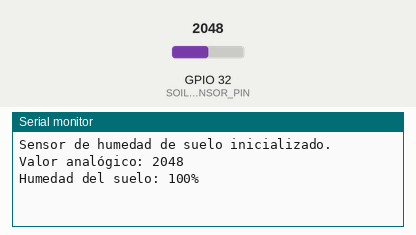
Recording of a sketch running on a simulated ESP32. Shown: the last lines printed to the serial monitor. The inputs (shaded band) are chosen by the test bench; at power-on: GPIO 32 (SOIL_SENSOR_PIN) = 2048.

Above: at 2.2 s.
2.3 s: GPIO 32 (SOIL_SENSOR_PIN) set to 2866
At 2.3 s:
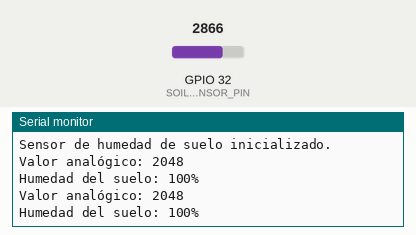
3.8 s: GPIO 32 (SOIL_SENSOR_PIN) set to 3603
At 5.3 s:
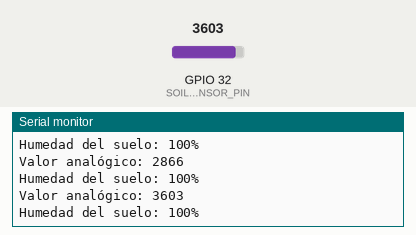
Timing chart, 0 to 6.8 s (numbered marks = the images above; inputs shaded):
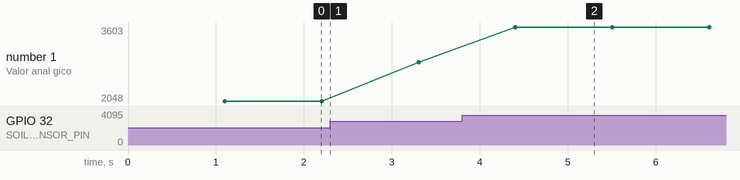

Measured:
- after the input at 3.8 s, the serial monitor: prints a new line after 0.61 s (image 2)
- plotted number 1: 2048 → 2866 after the input at 2.3 s, 2866 → 3603 after the input at 3.8 s

The sketch:

ESP32_TV_Humedad_en_Tierra.ino
```cpp
#define SOIL_SENSOR_PIN 32  // Pin ADC donde está conectado el sensor
#define SAMPLES 10          // Número de muestras para promediar

// Calibración inicial (ajusta según las lecturas de tu sensor)
int dryValue = 700;   // Valor analógico cuando el sensor está completamente seco
int wetValue = 1500;  // Valor analógico estimado para el sensor completamente mojado

void setup() {
  Serial.begin(115200);
  delay(1000);
  Serial.println("Sensor de humedad de suelo inicializado.");
}

void loop() {
  int analogValue = 0;

  // Promediar lecturas para reducir el ruido
  for (int i = 0; i < SAMPLES; i++) {
    analogValue += analogRead(SOIL_SENSOR_PIN);
    delay(10);
  }
  analogValue /= SAMPLES;

  // Mapear el valor analógico a porcentaje de humedad
  int moisturePercentage = map(analogValue, dryValue, wetValue, 0, 100);
  moisturePercentage = constrain(moisturePercentage, 0, 100);  // Limitar entre 0 y 100%

  // Imprimir los resultados
  Serial.print("Valor analógico: ");
  Serial.println(analogValue);

  Serial.print("Humedad del suelo: ");
  Serial.print(moisturePercentage);
  Serial.println("%");

  // Esperar antes de la próxima lectura
  delay(1000);
}
```
